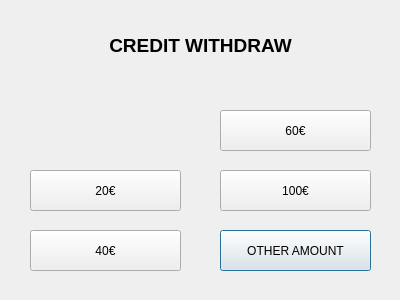
<?xml version="1.0" encoding="UTF-8"?>
<ui version="4.0">
 <class>creditWithdraw_UI</class>
 <widget class="QDialog" name="creditWithdraw_UI">
  <property name="geometry">
   <rect>
    <x>0</x>
    <y>0</y>
    <width>400</width>
    <height>300</height>
   </rect>
  </property>
  <property name="maximumSize">
   <size>
    <width>400</width>
    <height>300</height>
   </size>
  </property>
  <property name="windowTitle">
   <string>Dialog</string>
  </property>
  <widget class="QPushButton" name="btnOther">
   <property name="geometry">
    <rect>
     <x>220</x>
     <y>230</y>
     <width>151</width>
     <height>41</height>
    </rect>
   </property>
   <property name="text">
    <string>OTHER AMOUNT</string>
   </property>
  </widget>
  <widget class="QPushButton" name="btn40">
   <property name="geometry">
    <rect>
     <x>30</x>
     <y>230</y>
     <width>151</width>
     <height>41</height>
    </rect>
   </property>
   <property name="text">
    <string>40€</string>
   </property>
  </widget>
  <widget class="QPushButton" name="btn60">
   <property name="geometry">
    <rect>
     <x>220</x>
     <y>110</y>
     <width>151</width>
     <height>41</height>
    </rect>
   </property>
   <property name="text">
    <string>60€</string>
   </property>
  </widget>
  <widget class="QLabel" name="depositTitlelLabel">
   <property name="geometry">
    <rect>
     <x>0</x>
     <y>0</y>
     <width>401</width>
     <height>91</height>
    </rect>
   </property>
   <property name="font">
    <font>
     <pointsize>14</pointsize>
     <bold>true</bold>
    </font>
   </property>
   <property name="layoutDirection">
    <enum>Qt::LayoutDirection::LeftToRight</enum>
   </property>
   <property name="text">
    <string>CREDIT WITHDRAW</string>
   </property>
   <property name="alignment">
    <set>Qt::AlignmentFlag::AlignCenter</set>
   </property>
  </widget>
  <widget class="QPushButton" name="btn20">
   <property name="geometry">
    <rect>
     <x>30</x>
     <y>170</y>
     <width>151</width>
     <height>41</height>
    </rect>
   </property>
   <property name="text">
    <string>20€</string>
   </property>
  </widget>
  <widget class="QPushButton" name="btn100">
   <property name="geometry">
    <rect>
     <x>220</x>
     <y>170</y>
     <width>151</width>
     <height>41</height>
    </rect>
   </property>
   <property name="text">
    <string>100€</string>
   </property>
  </widget>
 </widget>
 <resources/>
 <connections/>
</ui>
